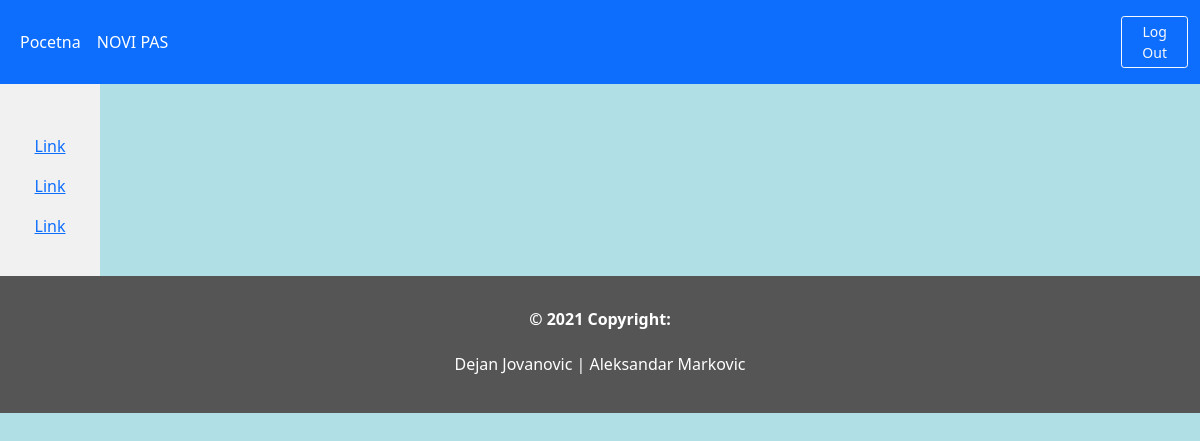
/14/details/ (signed in), run on an earlier commit of the app's database.
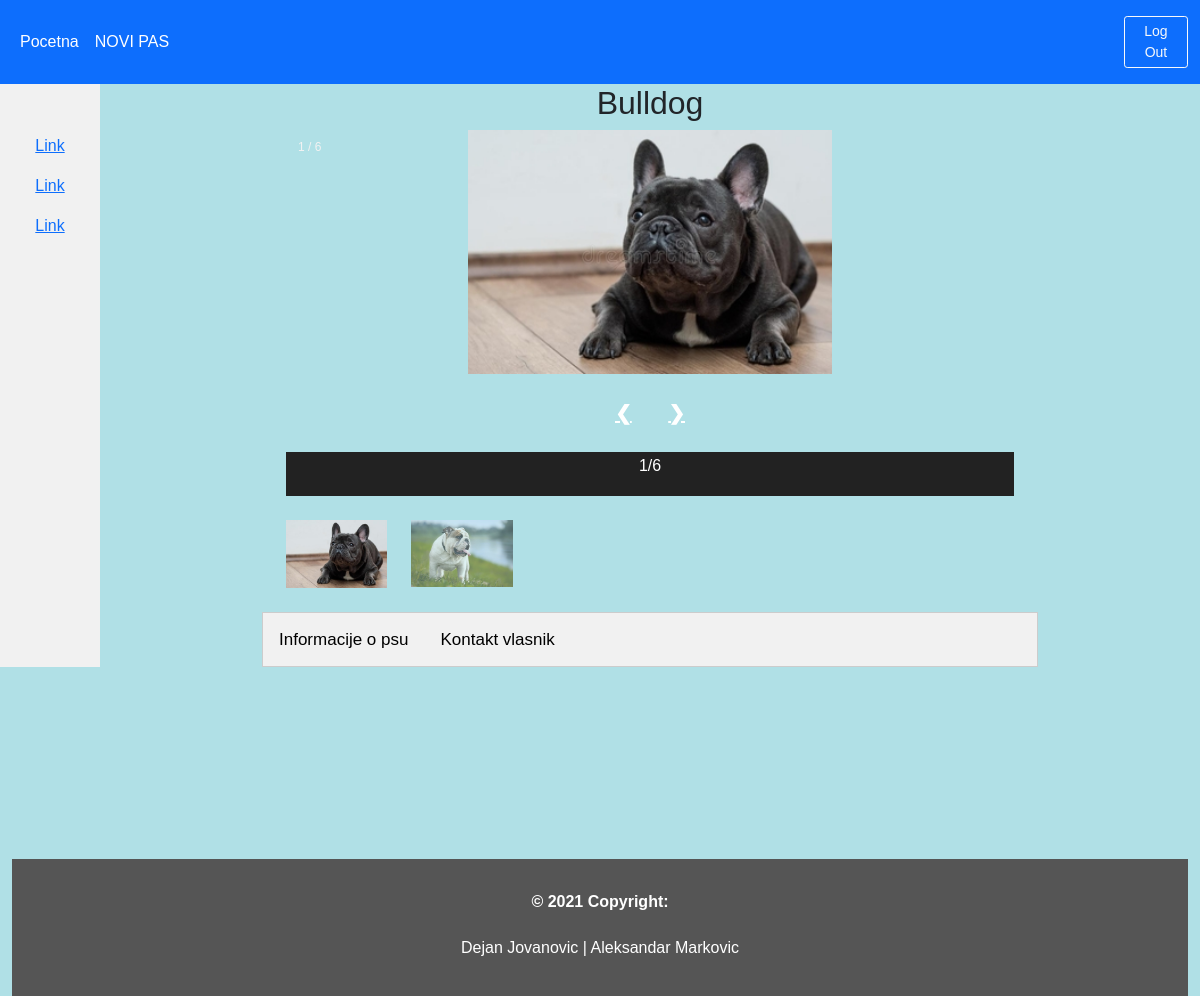
And on a later commit of the database.
### tinder_app/models.py (models this page shows, shortened)
class Dog(models.Model):
	user = models.ForeignKey(User, on_delete=models.CASCADE)
	breed = models.ForeignKey('DogBreed', on_delete=models.CASCADE)
	gender = models.CharField(max_length=10)
	birthYear = models.CharField(max_length=15)
	info = models.TextField(max_length=1000)
	image = ResizedImageField(size=[320,240], quality=100, upload_to='pictures', null=True, blank=False)
	image2 = ResizedImageField(size=[320,240], quality=100, upload_to='pictures', null=True, blank=True)
	image3 = ResizedImageField(size=[320,240], quality=100, upload_to='pictures', null=True, blank=True)
	image4 = ResizedImageField(size=[320,240], quality=100, upload_to='pictures', null=True, blank=True)
	image5 = ResizedImageField(size=[320,240], quality=100, upload_to='pictures', null=True, blank=True)
	image6 = ResizedImageField(size=[320,240], quality=100, upload_to='pictures', null=True, blank=True)
	phone_no = models.CharField(max_length=20, null=True, blank=False)
	date = models.DateTimeField(default=datetime.now, blank=True)
	class Meta:
		ordering = ['-date']

class DogBreed(models.Model):
	breed = models.CharField(max_length=50)
	def __str__(self):
		return self.breed
	class Meta:
		ordering = ['breed']

### tinder_app/views.py (the view)
# urls.py: path('<pk>/details/', views.details, name='details'),
def details(request, pk):
	dogs_details = Dog.objects.filter(pk=pk)
	context = {'dogs_details':dogs_details}
	return render(request, 'tinder_app/details.html', context)

### tinder_app/templates/tinder_app/details.html (shortened to what this page needs)
{% extends 'tinder_app/base.html' %}
{% block content %}
{% if user.is_authenticated %}
	{% for detail in dogs_details %}
<!DOCTYPE html>
<html>
<body>
<h2 style="text-align:center">{{ detail.breed }}</h2>
<div class="container">
  {% if detail.image %}
  <div class="mySlides">
    <div class="numbertext">1 / 6</div>
    <img src="{{ detail.image.url }}" style="width:50%">
  </div>
  {% endif %}
<br>
  <a class="prev" onclick="plusSlides(-1)">❮</a>
  <a class="next" onclick="plusSlides(1)">❯</a>
<br><br>
  <div class="caption-container">
    <p id="caption"></p>
  </div>
<br>
  <div class="row">
    {% if detail.image %}
    <div class="column">
      <img class="demo cursor" src="{{ detail.image.url }}" style="width:100%" onclick="currentSlide(1)" alt="1/6">
    </div>
    {% endif %}
    {% if detail.image2 %}
    <div class="column">
      <img class="demo cursor" src="{{ detail.image2.url }}" style="width:100%" onclick="currentSlide(2)" alt="2/6">
    </div>
    {% endif %}
  </div>
</div>
<br>
</body>
</html>
<!DOCTYPE html>
<html>
<head>
</head>
<body>
<div class="tab">
  <button class="tablinks" onclick="openCity(event, 'Ljubimac')">Informacije o psu</button>
  <button class="tablinks" onclick="openCity(event, 'Kontakt')">Kontakt vlasnik</button>
</div>
</body>
</html>
			</div>
	{% endfor %}
{% endif %}
{% endblock %}

What changed in the data, as far as the page shows it:
added Dog: breed "Bulldog", image (picture), image2 (picture)
